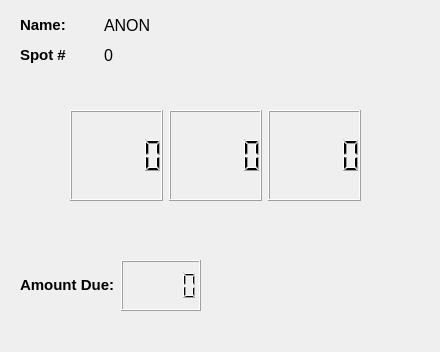
<?xml version="1.0" encoding="UTF-8"?>
<ui version="4.0">
 <class>Status</class>
 <widget class="QDialog" name="Status">
  <property name="geometry">
   <rect>
    <x>0</x>
    <y>0</y>
    <width>440</width>
    <height>352</height>
   </rect>
  </property>
  <property name="windowTitle">
   <string>Dialog</string>
  </property>
  <widget class="QWidget" name="layoutWidget">
   <property name="geometry">
    <rect>
     <x>20</x>
     <y>10</y>
     <width>161</width>
     <height>31</height>
    </rect>
   </property>
   <layout class="QHBoxLayout" name="horizontalLayout">
    <item>
     <widget class="QLabel" name="label">
      <property name="text">
       <string>&lt;html&gt;&lt;head/&gt;&lt;body&gt;&lt;p&gt;&lt;span style=&quot; font-size:11pt; font-weight:600;&quot;&gt;Name:&lt;/span&gt;&lt;/p&gt;&lt;/body&gt;&lt;/html&gt;</string>
      </property>
     </widget>
    </item>
    <item>
     <widget class="QLabel" name="label_4">
      <property name="text">
       <string>&lt;html&gt;&lt;head/&gt;&lt;body&gt;&lt;p&gt;&lt;span style=&quot; font-size:12pt;&quot;&gt;ANON&lt;/span&gt;&lt;/p&gt;&lt;/body&gt;&lt;/html&gt;</string>
      </property>
     </widget>
    </item>
   </layout>
  </widget>
  <widget class="QWidget" name="layoutWidget">
   <property name="geometry">
    <rect>
     <x>20</x>
     <y>40</y>
     <width>161</width>
     <height>31</height>
    </rect>
   </property>
   <layout class="QHBoxLayout" name="horizontalLayout_2">
    <item>
     <widget class="QLabel" name="label_2">
      <property name="text">
       <string>&lt;html&gt;&lt;head/&gt;&lt;body&gt;&lt;p&gt;&lt;span style=&quot; font-size:11pt; font-weight:600;&quot;&gt;Spot #&lt;/span&gt;&lt;/p&gt;&lt;/body&gt;&lt;/html&gt;</string>
      </property>
     </widget>
    </item>
    <item>
     <widget class="QLabel" name="label_5">
      <property name="text">
       <string>&lt;html&gt;&lt;head/&gt;&lt;body&gt;&lt;p&gt;&lt;span style=&quot; font-size:12pt;&quot;&gt;0&lt;/span&gt;&lt;/p&gt;&lt;/body&gt;&lt;/html&gt;</string>
      </property>
     </widget>
    </item>
   </layout>
  </widget>
  <widget class="QWidget" name="layoutWidget">
   <property name="geometry">
    <rect>
     <x>20</x>
     <y>260</y>
     <width>181</width>
     <height>51</height>
    </rect>
   </property>
   <layout class="QHBoxLayout" name="horizontalLayout_3">
    <item>
     <widget class="QLabel" name="label_3">
      <property name="text">
       <string>&lt;html&gt;&lt;head/&gt;&lt;body&gt;&lt;p&gt;&lt;span style=&quot; font-size:11pt; font-weight:600;&quot;&gt;Amount Due:&lt;/span&gt;&lt;/p&gt;&lt;/body&gt;&lt;/html&gt;</string>
      </property>
     </widget>
    </item>
    <item>
     <widget class="QLCDNumber" name="lcdNumber">
      <property name="autoFillBackground">
       <bool>true</bool>
      </property>
     </widget>
    </item>
   </layout>
  </widget>
  <widget class="QWidget" name="layoutWidget">
   <property name="geometry">
    <rect>
     <x>70</x>
     <y>110</y>
     <width>291</width>
     <height>91</height>
    </rect>
   </property>
   <layout class="QHBoxLayout" name="horizontalLayout_4">
    <item>
     <widget class="QLCDNumber" name="lcdNumber_2">
      <property name="autoFillBackground">
       <bool>true</bool>
      </property>
     </widget>
    </item>
    <item>
     <widget class="QLCDNumber" name="lcdNumber_3">
      <property name="autoFillBackground">
       <bool>true</bool>
      </property>
     </widget>
    </item>
    <item>
     <widget class="QLCDNumber" name="lcdNumber_4">
      <property name="autoFillBackground">
       <bool>true</bool>
      </property>
     </widget>
    </item>
   </layout>
  </widget>
  <widget class="QPushButton" name="pushButton">
   <property name="geometry">
    <rect>
     <x>260</x>
     <y>210</y>
     <width>151</width>
     <height>131</height>
    </rect>
   </property>
   <property name="styleSheet">
    <string notr="true">#pushButton{
background-color: transparent;
border-image: url(:images/st.png);
background: none;
border: none;
background-repeat: none;
}</string>
   </property>
   <property name="text">
    <string/>
   </property>
  </widget>
  <zorder>layoutWidget</zorder>
  <zorder>layoutWidget</zorder>
  <zorder>layoutWidget</zorder>
  <zorder>layoutWidget</zorder>
  <zorder>pushButton</zorder>
  <zorder>lcdNumber_3</zorder>
 </widget>
 <resources/>
 <connections/>
</ui>
